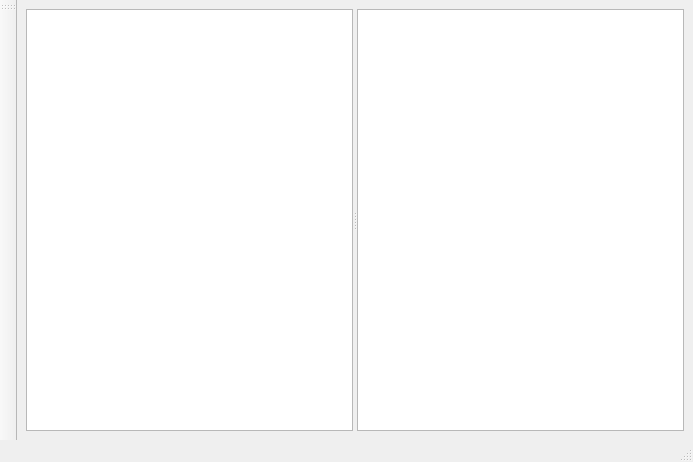
<?xml version="1.0" encoding="UTF-8"?>
<ui version="4.0">
 <class>MainWindow</class>
 <widget class="QMainWindow" name="MainWindow">
  <property name="geometry">
   <rect>
    <x>0</x>
    <y>0</y>
    <width>693</width>
    <height>462</height>
   </rect>
  </property>
  <property name="windowTitle">
   <string>MainWindow</string>
  </property>
  <widget class="QWidget" name="centralwidget">
   <layout class="QVBoxLayout" name="verticalLayout">
    <item>
     <widget class="QSplitter" name="splitter">
      <property name="orientation">
       <enum>Qt::Horizontal</enum>
      </property>
      <property name="childrenCollapsible">
       <bool>false</bool>
      </property>
      <widget class="QTreeView" name="treeView">
       <property name="minimumSize">
        <size>
         <width>100</width>
         <height>0</height>
        </size>
       </property>
       <property name="maximumSize">
        <size>
         <width>400</width>
         <height>16777215</height>
        </size>
       </property>
      </widget>
      <widget class="QPlainTextEdit" name="plainTextEdit">
       <property name="minimumSize">
        <size>
         <width>100</width>
         <height>0</height>
        </size>
       </property>
      </widget>
     </widget>
    </item>
   </layout>
  </widget>
  <widget class="QMenuBar" name="menubar">
   <property name="geometry">
    <rect>
     <x>0</x>
     <y>0</y>
     <width>693</width>
     <height>20</height>
    </rect>
   </property>
  </widget>
  <widget class="QStatusBar" name="statusbar"/>
  <widget class="QToolBar" name="toolBar">
   <property name="windowTitle">
    <string>toolBar</string>
   </property>
   <attribute name="toolBarArea">
    <enum>LeftToolBarArea</enum>
   </attribute>
   <attribute name="toolBarBreak">
    <bool>false</bool>
   </attribute>
  </widget>
 </widget>
 <resources/>
 <connections/>
</ui>
